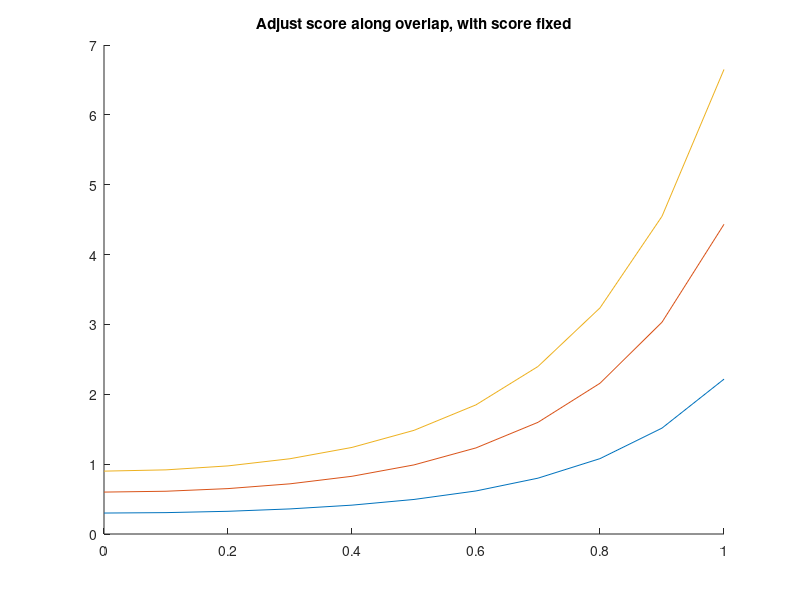

MATLAB code to generate this figure:
% variable: ov
clear all; clf;
sigma = 0.5;
ov = 0:0.1:1;

figure(1);
hold on;
for score=0.3:0.3:1
    f = score .* exp(ov.^2 ./sigma);
    plot(ov, f);
end
hold off;
title('Adjust score along overlap, with score fixed');
